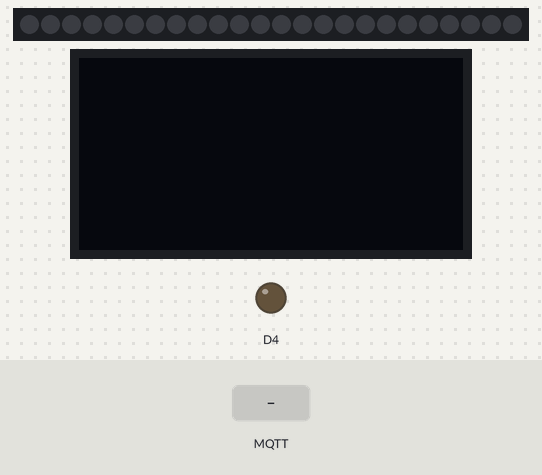
The sketch below on a simulated ESP8266 (NodeMCU). Parts: 24 RGB LEDs in strip order, left to right, 128×64 one-colour display, output pins drawn as LEDs (lit = HIGH). The inputs (shaded band) are chosen by the test bench. WiFi joins after 1.5 s; servers stay silent unless stated; the display library's start-up logo is not drawn; random numbers use the default seed unless the sketch sets one; no MQTT or app messages arrive unless stated; what the sketch prints to the serial monitor is not drawn.

Above: at 3.0 s.
3.1 s: MQTT message "5" arrives on the first subscribed topic
At 4.2 s:
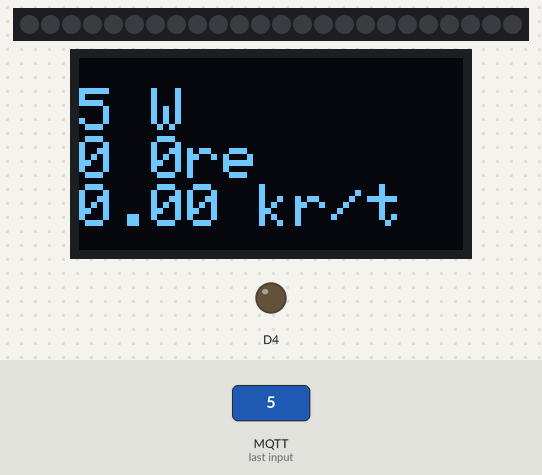
4.6 s: MQTT message "90" arrives on the first subscribed topic
At 5.3 s:
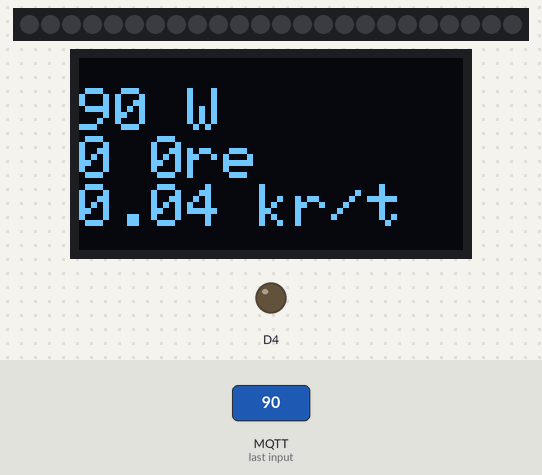
Timing chart, 0 to 7.6 s (numbered marks = the images above; inputs shaded):
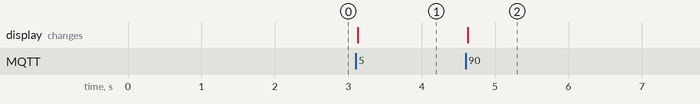

Measured:
- after the input at 3.1 s, the display: changes at once (image 1)
- after the input at 4.6 s, the display: changes at once (image 2)

The sketch:

MqttPowerSpotMeter.ino
```cpp
//
// Power usage display with current spot price using OLED and Neopixel.
// Uses a NodeMCU board with wifi to recieve a single MQTT message on
// the form powerUsage;spotprice using ';' as a delimiter/IFS then
// splits the message into two variables to visualise them.
//

#include <ESP8266WiFi.h>
#include <PubSubClient.h>
#include <Adafruit_NeoPixel.h>

// Following 4 are needed for SSD1306 oled display
#include <SPI.h>
#include <Wire.h>
#include <Adafruit_GFX.h>
#include <Adafruit_SSD1306.h>

#define PIXELPIN D3   // Datapin for neopixel
#define NUMPIXELS 24  // Number of neopixels
#define DELAYVAL 500 // Time (in milliseconds) to pause between pixels

#define SCREEN_WIDTH 128 // OLED display width, in pixels
#define SCREEN_HEIGHT 64 // OLED display height, in pixels
#define OLED_RESET     -1 // Reset pin # (or -1 if sharing Arduino reset pin)

//OLED display (Uses GPIO5 (D1) (SCL) and GPIO4 (D2) (SDA) as standard
Adafruit_SSD1306 display(SCREEN_WIDTH, SCREEN_HEIGHT, &Wire, OLED_RESET);

// Neopixels / ws2812 compatible leds
Adafruit_NeoPixel pixels(NUMPIXELS, PIXELPIN, NEO_GRB + NEO_KHZ800);

// Update these with values suitable for your network.
const char* ssid = "Your-Wifi-Network";
const char* password = "wifi-passphrase";
const char* mqtt_server = "10.0.0.5"; // Your MQTT broker

// Set your variable for "nettleie" to your power company.
const float nettleie = 42.61;               // BKK nettleie variabel del, Price in øre.
const char* powerPriceTopic = "strompris";  // Your MQTT topic where you publish "powerUsage;spotpris"
const char* delimiter = ";";

WiFiClient espClient;
PubSubClient client(espClient);

unsigned long lastMsg = 0;
#define MSG_BUFFER_SIZE  (50)
char msg[MSG_BUFFER_SIZE];


void setup_wifi() {

  delay(10);
  // We start by connecting to a WiFi network
  Serial.println();
  Serial.print("Connecting to ");
  Serial.println(ssid);

  WiFi.mode(WIFI_STA);
  WiFi.begin(ssid, password);

  while (WiFi.status() != WL_CONNECTED) {
    delay(500);
    Serial.print(".");
  }

  randomSeed(micros());

  Serial.println("");
  Serial.println("WiFi connected");
  Serial.println("IP address: ");
  Serial.println(WiFi.localIP());
}

void callback(char* topic, byte* payload, unsigned int length) {
  char incomming[length];

  for (int i=0; i<length; i++){
    incomming[i] = (char)payload[i];
  }

  // Split incomming message into Power and spot price with delimiter
  // First token (Power)
  char* incToken = strtok(incomming,";");
  char* incommingPower = incToken;

  // Second token (Spot price)
  incToken = strtok(NULL,delimiter);
  char* incommingSpot = incToken;

  // Convert into easier to manage data types.
  long power = atol(incommingPower);
  float kronepris = atof(incommingSpot);

  int pris = round((kronepris*100)); // Go from Krone to øre.

  // Calculate price per hour based on current power usage
  float timepris = (((kronepris*100) + nettleie)*power)/100000;

  // Number of LEDS which will light up, round to nearest kW.
  int powerInt = (int)(round((float)(power/1000.0)));

  // Light up Neopixel, colours suits my normal power usage.
  // Green is OK ( power < 5kW )
  // Yellow is hmm ( 5kW < power < 10kW )
  // Red gets expensive fast ( Power > 10kW )
  pixels.clear();
  for(int i=0;i<powerInt;i++) {
    if (i<=4) {
      pixels.setPixelColor(i, pixels.Color(0,50,0));
    } else if ((i >= 5) && (i <= 9)) {
      pixels.setPixelColor(i, pixels.Color(50,50,0));
    } else if (i >= 10) {
      pixels.setPixelColor(i, pixels.Color(50,0,0));
    }
  }
  pixels.show(); // Light up pixels

  // OLED display, 3 lines with medium/large text.
  //  --------
  // | Power  |
  // | Spot   |
  // | perHour|
  //  --------
  display.clearDisplay();
  display.setTextSize(2);
  display.setTextColor(SSD1306_WHITE);
  display.setCursor(0,10);

  display.print(power);
  display.println(" W");

  display.print(pris);
  display.println(" 0re");  // Fake a norwegian Ø, haven't gotten Adafruit_gfx to display non ascii chars.

  display.print(timepris);
  display.println(" kr/t");

  display.display();
}

void reconnect() {
  // Loop until we're reconnected
  while (!client.connected()) {
    Serial.print("Attempting MQTT connection...");
    // Create a random client ID
    String clientId = "ESP8266Client-";
    clientId += String(random(0xffff), HEX);
    // Attempt to connect
    if (client.connect(clientId.c_str())) {
      Serial.println("connected");
      // ... and resubscribe
      client.subscribe(powerPriceTopic); // Topic where you publish your meter values
    } else {
      Serial.print("failed, rc=");
      Serial.print(client.state());
      Serial.println(" try again in 5 seconds");
      // Wait 5 seconds before retrying
      delay(5000);
    }
  }
}

void setup() {
  pixels.begin(); // INITIALIZE NeoPixel strip object (REQUIRED)
  pinMode(BUILTIN_LED, OUTPUT);     // Initialize the BUILTIN_LED pin as an output
  Serial.begin(115200);

  if(!display.begin(SSD1306_SWITCHCAPVCC, 0x3C)) { // Address 0x3C for 128x64 (Default address) can also be 0x3D
    Serial.println(F("SSD1306 allocation failed"));
    for(;;); // Don't proceed, loop forever
  }

  display.display();
  delay(300); // Wait and show adafruit splashscreen, they provided a nice library
  // Clear the buffer
  display.clearDisplay();

  setup_wifi();
  client.setServer(mqtt_server, 1883);
  client.setCallback(callback);
}

void loop() {

   if (!client.connected()) {
    reconnect();
  }
  client.loop();
}
```
